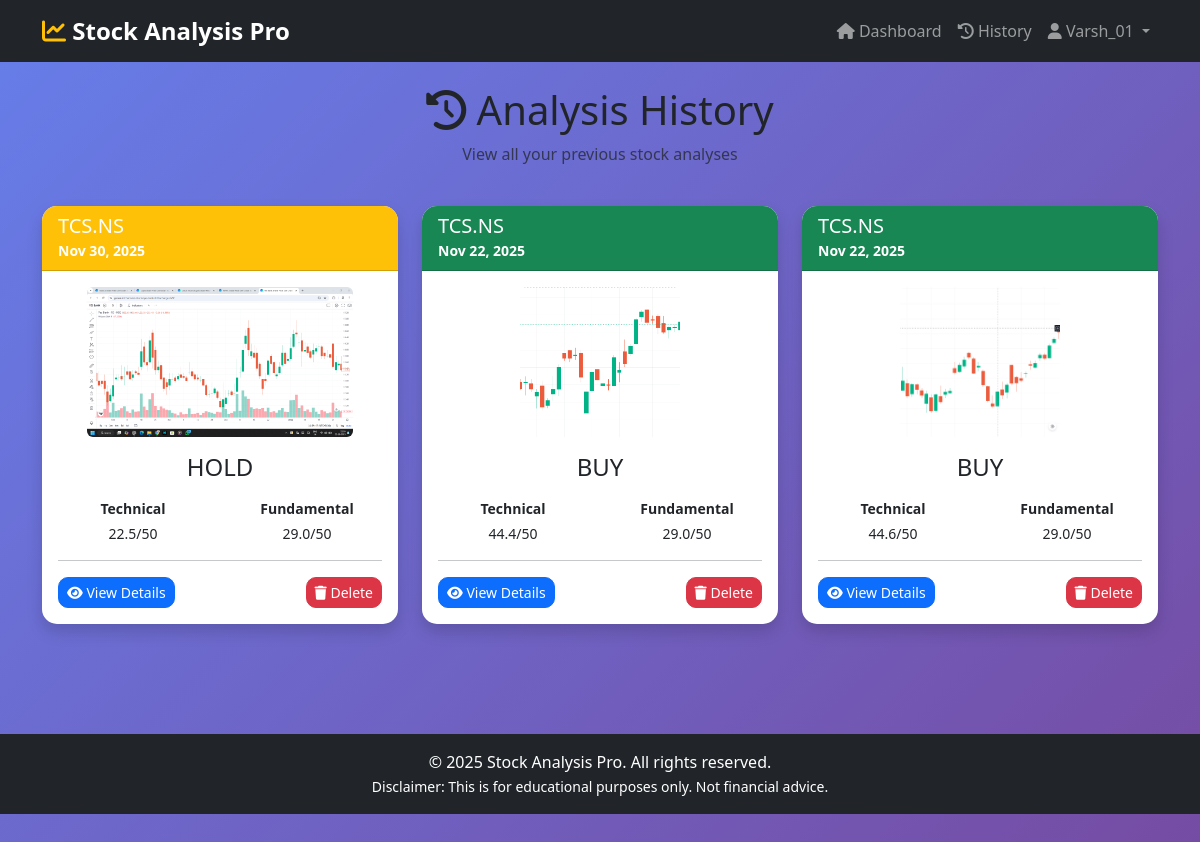
The app's page /history (signed in) with its own data.
### app.py (models this page shows, shortened)
class User(UserMixin, db.Model):
    id = db.Column(db.Integer, primary_key=True)
    username = db.Column(db.String(80), unique=True, nullable=False)
    email = db.Column(db.String(120), unique=True, nullable=False)
    password_hash = db.Column(db.String(128), nullable=False)
    created_at = db.Column(db.DateTime, default=datetime.utcnow)
    analyses = db.relationship('Analysis', backref='user', lazy=True, cascade='all, delete-orphan')

class Analysis(db.Model):
    id = db.Column(db.Integer, primary_key=True)
    user_id = db.Column(db.Integer, db.ForeignKey('user.id'), nullable=False)
    stock_ticker = db.Column(db.String(20), nullable=False)
    chart_filename = db.Column(db.String(200))
    technical_trend = db.Column(db.String(20))
    technical_confidence = db.Column(db.Float)
    technical_score = db.Column(db.Float)
    pe_ratio = db.Column(db.Float)
    peg_ratio = db.Column(db.Float)
    roe = db.Column(db.Float)
    debt_equity = db.Column(db.Float)
    pb_ratio = db.Column(db.Float)
    fundamental_score = db.Column(db.Float)
    final_score = db.Column(db.Float)
    recommendation = db.Column(db.String(50))
    created_at = db.Column(db.DateTime, default=datetime.utcnow)

### app.py (the view)
@app.route('/history')
@login_required
def history():
    analyses = Analysis.query.filter_by(user_id=current_user.id).order_by(Analysis.created_at.desc()).all()
    return render_template('history.html', analyses=analyses)

### app.py (called while the page is built)
@login_manager.user_loader
def load_user(user_id):
    return User.query.get(int(user_id))

### templates/history.html (shortened to what this page needs)
{% extends "base.html" %}
{% block content %}
<div class="container mt-4">
    <div class="row mb-4">
        <div class="col-12">
            <h1 class="text-center">
                <i class="fas fa-history"></i> Analysis History
            </h1>
            <p class="text-center text-muted">View all your previous stock analyses</p>
        </div>
    </div>
    {% if analyses %}
        <div class="row">
            {% for analysis in analyses %}
                <div class="col-lg-6 col-xl-4 mb-4">
                    <div class="card shadow h-100">
                        <div class="card-header
                            {% if analysis.recommendation in ['STRONG BUY', 'BUY'] %}bg-success
                            {% elif analysis.recommendation == 'HOLD' %}bg-warning
                            {% else %}bg-danger{% endif %} text-white">
                            <h5 class="mb-0">{{ analysis.stock_ticker }}</h5>
                            <small>{{ analysis.created_at.strftime('%b %d, %Y') }}</small>
                        </div>
                        <div class="card-body">
                            <div class="text-center mb-3">
                                <img src="{{ url_for('static', filename='uploads/' + analysis.chart_filename) }}"
                                     alt="Chart" class="img-fluid rounded" style="max-height: 150px;">
                            </div>
                            <h4 class="text-center mb-3">{{ analysis.recommendation }}</h4>
                            <div class="row text-center small">
                                <div class="col-6">
                                    <p class="mb-1"><strong>Technical</strong></p>
                                    <p class="mb-0">{{ "%.1f"|format(analysis.technical_score) }}/50</p>
                                </div>
                                <div class="col-6">
                                    <p class="mb-1"><strong>Fundamental</strong></p>
                                    <p class="mb-0">{{ "%.1f"|format(analysis.fundamental_score) }}/50</p>
                                </div>
                            </div>
                            <hr>
                            <div class="d-flex justify-content-between">
                                <a href="{{ url_for('results', analysis_id=analysis.id) }}"
                                   class="btn btn-sm btn-primary">
                                    <i class="fas fa-eye"></i> View Details
                                </a>
                                <form method="POST" action="{{ url_for('delete_analysis', analysis_id=analysis.id) }}"
                                      onsubmit="return confirm('Are you sure you want to delete this analysis?');">
                                    <button type="submit" class="btn btn-sm btn-danger">
                                        <i class="fas fa-trash"></i> Delete
                                    </button>
                                </form>
                            </div>
                        </div>
                    </div>
                </div>
            {% endfor %}
        </div>
    {% endif %}
</div>
{% endblock %}

### templates/base.html (shortened to what this page needs)
<!DOCTYPE html>
<html lang="en">
<head>
    <link href="https://cdn.jsdelivr.net/npm/bootstrap@5.3.0/dist/css/bootstrap.min.css" rel="stylesheet">
    <link rel="stylesheet" href="https://cdnjs.cloudflare.com/ajax/libs/font-awesome/6.4.0/css/all.min.css">
    <link rel="stylesheet" href="{{ url_for('static', filename='css/style.css') }}">
</head>
<body>
    <nav class="navbar navbar-expand-lg navbar-dark bg-dark">
        <div class="container">
            <a class="navbar-brand" href="{{ url_for('home') }}">
                <i class="fas fa-chart-line"></i> Stock Analysis Pro
            </a>
            <div class="collapse navbar-collapse" id="navbarNav">
                <ul class="navbar-nav ms-auto">
                    {% if current_user.is_authenticated %}
                        <li class="nav-item">
                            <a class="nav-link" href="{{ url_for('dashboard') }}">
                                <i class="fas fa-home"></i> Dashboard
                            </a>
                        </li>
                        <li class="nav-item">
                            <a class="nav-link" href="{{ url_for('history') }}">
                                <i class="fas fa-history"></i> History
                            </a>
                        </li>
                        <li class="nav-item dropdown">
                            <a class="nav-link dropdown-toggle" href="#" id="navbarDropdown" role="button" data-bs-toggle="dropdown">
                                <i class="fas fa-user"></i> {{ current_user.username }}
                            </a>
                        </li>
                    {% endif %}
                </ul>
            </div>
        </div>
    </nav>
    <main>
        {% block content %}{% endblock %}
    </main>
    <footer class="bg-dark text-white text-center py-3 mt-5">
        <div class="container">
            <p class="mb-0">&copy; 2025 Stock Analysis Pro. All rights reserved.</p>
            <small>Disclaimer: This is for educational purposes only. Not financial advice.</small>
        </div>
    </footer>
</body>
</html>

### static/css/style.css (style rules this page uses)
:root { --primary-color: #0d6efd; --success-color: #198754; --danger-color: #dc3545; --warning-color: #ffc107; --info-color: #0dcaf0; }
body { font-family: 'Segoe UI', Tahoma, Geneva, Verdana, sans-serif; background: linear-gradient(135deg, #667eea 0%, #764ba2 100%); min-height: 100vh; padding-bottom: 60px; }
main { min-height: calc(100vh - 200px); }
.navbar-brand { font-size: 1.5rem; font-weight: bold; }
.navbar-brand i { color: #ffc107; }
.card { border: none; border-radius: 15px; transition: transform 0.3s ease; }
.card-header { border-radius: 15px 15px 0 0 !important; font-weight: bold; }
.btn { border-radius: 10px; font-weight: 500; transition: all 0.3s ease; }
footer { background: #212529 !important; margin-top: auto; }
.card { animation: fadeIn 0.5s ease; }

### records on screen
User: username "Varsh_01"
Analysis: stock_ticker "TCS.NS", created_at "Nov 30, 2025", chart_filename (picture), recommendation "HOLD", technical_score "22.5", fundamental_score "29.0"
Analysis: stock_ticker "TCS.NS", created_at "Nov 22, 2025", chart_filename (picture), recommendation "BUY", technical_score "44.4", fundamental_score "29.0"
Analysis: stock_ticker "TCS.NS", created_at "Nov 22, 2025", chart_filename (picture), recommendation "BUY", technical_score "44.6", fundamental_score "29.0"
